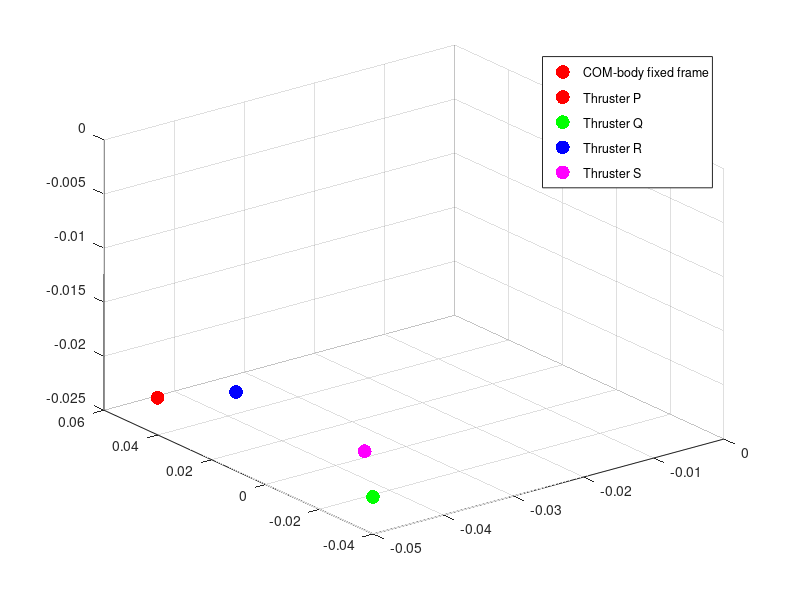

MATLAB code to generate this figure:
clear; clc; close all;
COM_O = [40.975; 21.642; -49.856];
thrusterP_O = [0.5; 0; 0] - COM_O;
thrusterQ_O = [80.5; 0; 0] - COM_O;
thrusterR_O = [16.593; 1.50; -5.00] - COM_O;
thrusterS_O = [64.407; 1.50; -5.00] - COM_O;

RCOM_CAD = [0 0 -1;
            -1 0 0;
            0 1 0];
% Points (unit m) in COM ref frame
thrusterP_O = 1e-3.*RCOM_CAD*thrusterP_O;
thrusterQ_O = 1e-3.*RCOM_CAD*thrusterQ_O;
thrusterR_O = 1e-3.*RCOM_CAD*thrusterR_O;
thrusterS_O = 1e-3.*RCOM_CAD*thrusterS_O;

% Plot thruster points
figure;
scatter3(0, 0, 0, 100, 'r', 'filled', 'DisplayName', 'COM-body fixed frame');
hold on;
scatter3(thrusterP_O(1), thrusterP_O(2), thrusterP_O(3), 100, 'r', 'filled', 'DisplayName', 'Thruster P');
scatter3(thrusterQ_O(1), thrusterQ_O(2), thrusterQ_O(3), 100, 'g', 'filled', 'DisplayName', 'Thruster Q');
scatter3(thrusterR_O(1), thrusterR_O(2), thrusterR_O(3), 100, 'b', 'filled', 'DisplayName', 'Thruster R');
scatter3(thrusterS_O(1), thrusterS_O(2), thrusterS_O(3), 100, 'm', 'filled', 'DisplayName', 'Thruster S');
hold off;
legend;

disp(thrusterP_O)
disp(thrusterQ_O)
disp(thrusterR_O)
disp(thrusterS_O)
